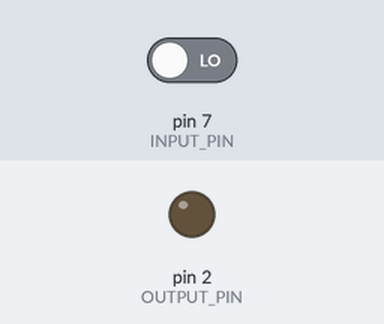
Recording of a sketch running on a simulated Arduino Uno, built with avr-gcc and run on an emulated ATmega328P. On the bench: output pins drawn as LEDs (lit = HIGH). The test bench sets the inputs (shaded band); at power-on: pin 7 (INPUT_PIN) LOW.

Above: at 1.2 s.
1.3 s: pin 7 (INPUT_PIN) driven HIGH
At 1.42 s:
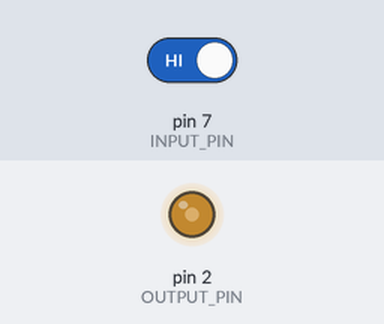
Timing chart, 0 to 10.3 s (numbered marks = the images above; inputs shaded):
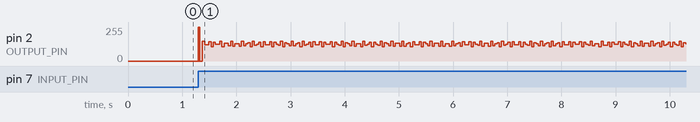

The sketch:

SimplePulseGenerator.ino
```cpp
/** SIMPLE PULSE GENERATOR
 * reads the state of the input PIN and outputs an PULSE if the input pin is HIGH.
 *
 * author: yuki.goya@riken.jp
 * v22.06.03
 **/

// output pin
const int OUTPUT_PIN= 2;
// input pin
const int INPUT_PIN= 7;

// pulse High duration in microseconds
const long PULSE_DUR= 8333; // 60Hz at 50% duty cycle

// pulse frequency in Hz
const float PULSE_FREQ= 60.0;

// pulse low/high durations in microseconds
unsigned long lowDuration;
unsigned long highDuration;

unsigned long previousTime= 0;

void setup()
{
  // set pins
  pinMode(OUTPUT_PIN, OUTPUT);
  pinMode(INPUT_PIN, INPUT);

  // period in microseconds
  double pulsePeriod= 1000.0*1000.0/PULSE_FREQ;

  // compute HIGH and LOW durations
  highDuration= (unsigned long) ((PULSE_DUR >= pulsePeriod)? pulsePeriod/2 : PULSE_DUR); // 50% duty cycle if requested duration is too high
  lowDuration= (unsigned long) (pulsePeriod - highDuration);

  // initial status
  digitalWrite(OUTPUT_PIN, LOW);
}

void outputOnePulse()
{
  // one pulse
  digitalWrite(OUTPUT_PIN, HIGH);
  // wait for highDuration
  previousTime = micros();
  while(!(micros()-previousTime > highDuration)){}
  digitalWrite(OUTPUT_PIN, LOW);
  // wait for lowDuration
  previousTime= micros();
  while(!(micros()-previousTime > lowDuration)){}
}

void loop()
{
  // pulse
  (digitalRead(INPUT_PIN)==HIGH)? outputOnePulse() : digitalWrite(OUTPUT_PIN, LOW);
}
```
